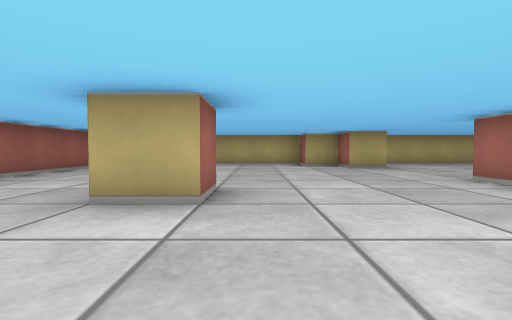
view 1 (above)

17 first-person views from a walk through a cub3D level. The camera is about half as high as the walls, tilts 2° down and sees 85° across. The floor is counted in squares. Each view is taken from the middle of a square. On the plan, view 1 faces up. The plan holds only what a view shows up to about 9 squares ahead; the rest is blank.

view 2
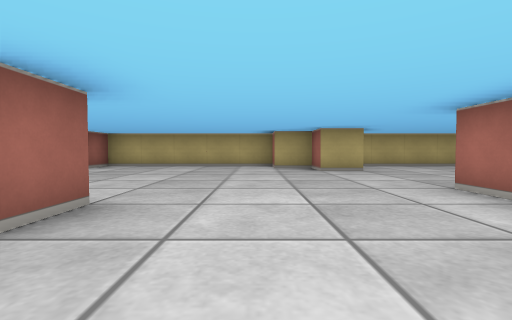

view 3
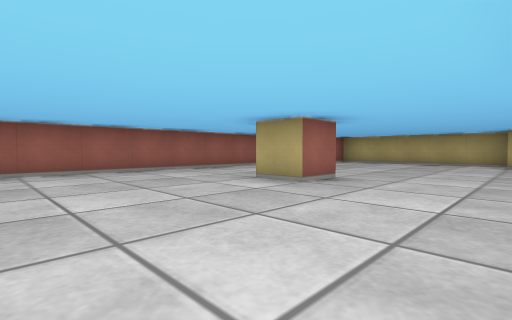

view 4
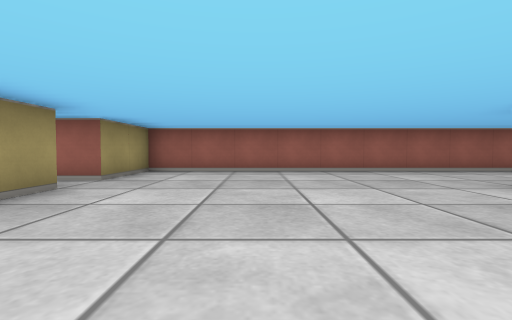

view 5
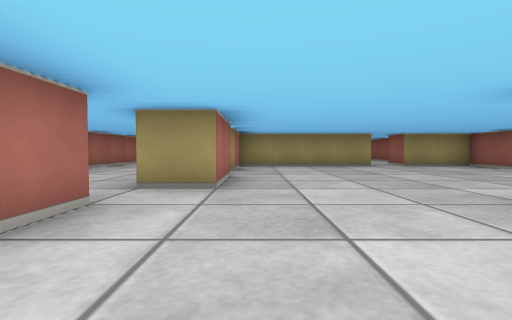

view 6
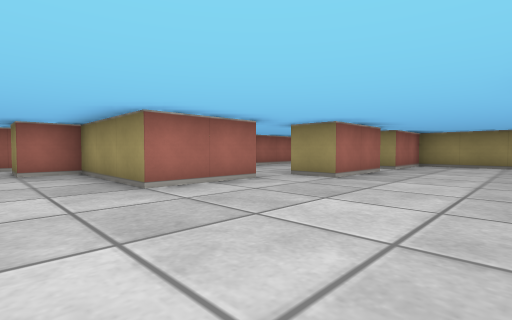

view 7
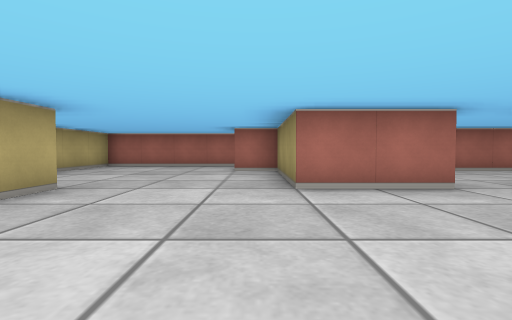

view 8
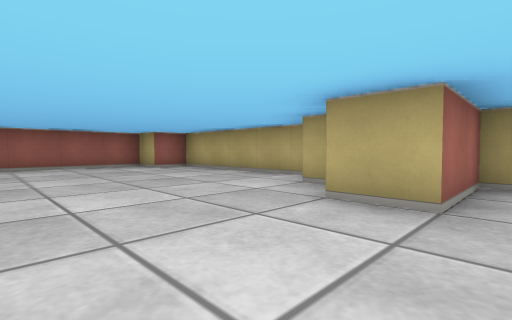

view 9
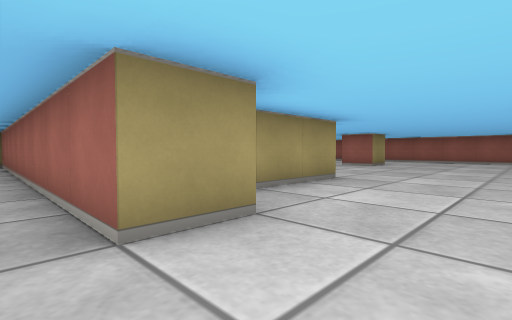

view 10
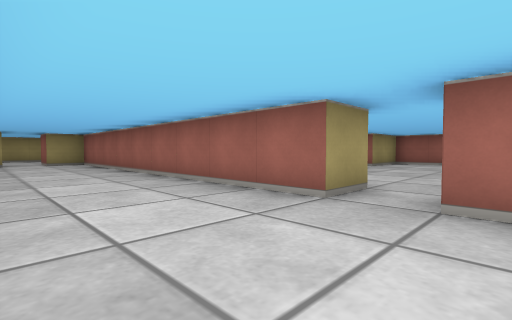

view 11
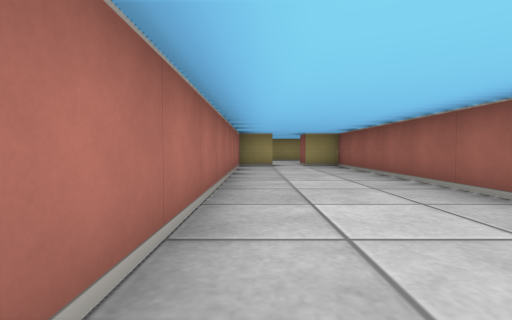

view 12
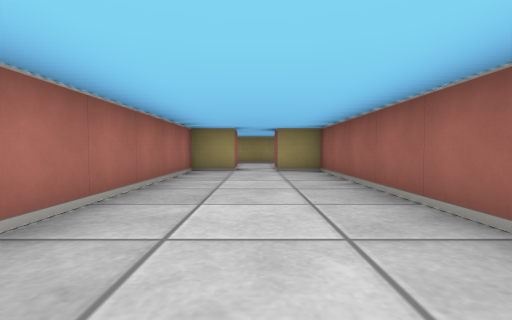

view 13
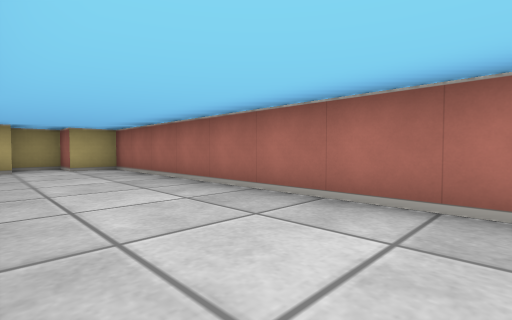

view 14
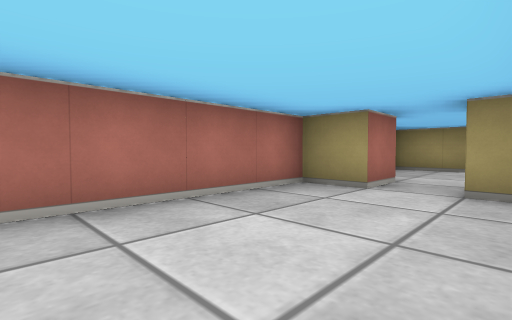

view 15
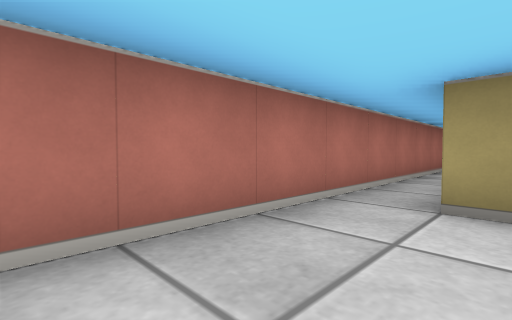

view 16
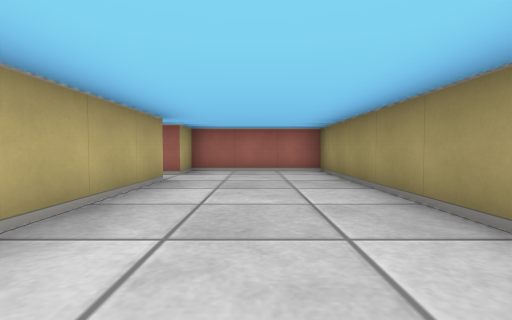

view 17
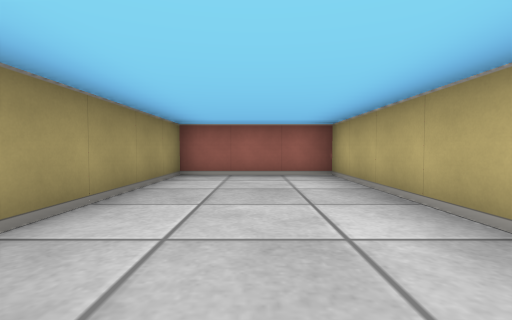

### Floor plan
Points are (right, up) in squares from view 1. A wall is a line through its corners. A room is listed if a view was taken in it or the views show most of it. See-through windows are left out.
Room 1 (views 1, 2, 3, 4, 5, 6, 7, 8, 9, 15)
walls: (-1.2, 3.5) (-0.5, 3.5) (-0.5, 2.5) (-1.5, 2.5); (3.5, 2.4) (3.5, 4.5) (6.5, 4.5) (6.5, 5.5) (7.5, 5.5) (7.5, -3.5); (2.5, -0.6) (2.5, 1.5) (3.5, 1.5); (1.6, 9.5) (-3.5, 9.5) (-3.5, 8.5) (-4.5, 8.5) (-4.5, -3.5) (-2.5, -3.5) (-2.5, -4.2); (-1.6, -3.5) (2.5, -3.5) (2.5, -1.5); (8.5, 0.4) (8.5, 9.5) (3.5, 9.5) (3.5, 7.5) (2.5, 7.5) (2.5, 8.5) (1.5, 8.5) (1.5, 9.2)
ways out: opening at (3, -1) to room 2; opening at (4, 2) to room 2; opening at (-2, -4)
Room 2 (views 10, 11, 12, 13, 14)
walls: (2.5, -1.5) (3.5, -1.5) (3.5, -10.5) (4.5, -10.5) (4.5, -11.5); (3.5, 0) (3.5, -0.5); (5.5, -11.5) (5.5, -10.5) (6.5, -10.5) (6.5, 2.5) (5.5, 2.5) (5.5, 3.5) (4.5, 3.5)
ways out: opening at (3, -1) to room 1; opening at (4, 2) to room 1; opening at (5, -11) to room 3
Room 3 (views 16, 17)
walls: (4.5, -11.5) (-0.5, -11.5) (-0.5, -14.5) (6.5, -14.5) (6.5, -11.5) (5.5, -11.5)
ways out: opening at (5, -11) to room 2

Where each view was taken, in squares from view 1:
view 1: 0 up, 0 right, facing up
view 2: 1 up, 1 right, facing up
view 3: 1 down, 2 right, facing up-left
view 4: 1 down, 2 right, facing left
view 5: 5 up, 2 right, facing down
view 6: 6 up, 0 right, facing down-right
view 7: 5 up, 0 right, facing right
view 8: 5 up, 4 right, facing up-left
view 9: 7 up, 8 right, facing down-left
view 10: 0 up, 6 right, facing down-left
view 11: 2 down, 6 right, facing down
view 12: 4 down, 5 right, facing down
view 13: 5 down, 4 right, facing up-right
view 14: 7 down, 4 right, facing down-right
view 15: 8 up, 7 right, facing down-right
view 16: 13 down, 0 right, facing right
view 17: 13 down, 5 right, facing left
